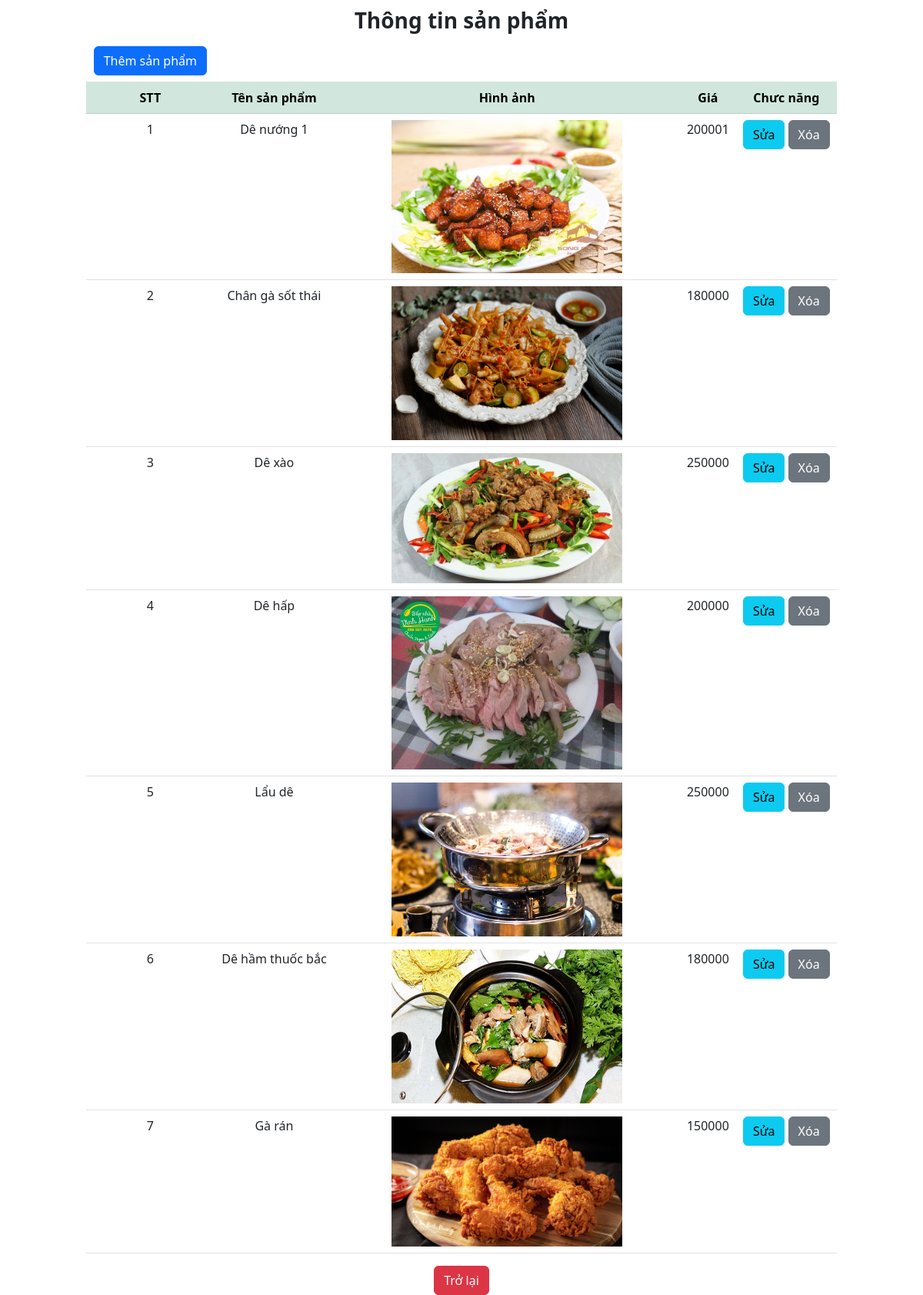
The page /admin1.php on the database its author committed.
### tables this page shows
CREATE TABLE `monan` (
  `ID` int(10) NOT NULL,
  `tenMon` text DEFAULT NULL,
  `hinhAnh` varchar(100) NOT NULL,
  `mota` varchar(200) NOT NULL,
  `giaMon` float DEFAULT NULL
);

### admin1.php (the view, shortened to what this page needs)
<!DOCTYPE html>
<html lang="en">
<head>
  <link href="https://cdn.jsdelivr.net/npm/bootstrap@5.2.3/dist/css/bootstrap.min.css" rel="stylesheet">
</head>
<body>
  <?php
        include("connectDataBase.php");
    ?>
    <div>
<div class="col-10 container text-center" style="margin-top: 10px;" >
    <h3 class="contaire fw-bold text-center">Thông tin sản phẩm</h3>
  <table class="table mt-1">
    <thead>
      <tr>
        <td><a href="themsanpham.html"><button class="btn btn-primary"><i class="fa-solid fa-plus"></i> Thêm sản phẩm</button></a></td>
      </tr>
      <tr class="table-success">
            <th>STT</th>
            <th>Tên sản phẩm</th>
            <th class="text-center">Hình ảnh</th>
            <th class="text-center">Giá</th>
            <th colspan="2" class="text-center">Chưc năng</th>
      </tr>
      </thead>
      <tbody>
      <?php
            $sql="SELECT * from monan ";
            $rs = mysqli_query($con,$sql);
            $count=0;
            while($row=mysqli_fetch_assoc($rs)){
            $count++;
        ?>
        <tr>
            <td><?=$count?></td>
            <td><?=$row['tenMon']?></td>
            <td style="width: 450px;" align="center"><img src="user/image/<?=$row['hinhAnh']?>" width="300px"></td>
            <td class="text-center"><?=$row['giaMon']?></td>
            <td colspan="2" class="text-center">
              <a href="editmonaniterface1.php?id=<?=$row['ID']?>&tenMon=<?=$row['tenMon']?>&hinhAnh=<?=$row['hinhAnh']?>&gia=<?=$row['giaMon']?>&mota=<?=$row['mota']?>" ><button type="button" class="btn btn-info">Sửa <i class="fa-solid fa-pen-to-square"></i></button></a>
              <button class="btn btn-secondary" type="button" onclick="xoa('<?=$row['ID']?>')">Xóa <i class="fa-solid fa-delete-left"></i></button></td>
        </tr>
        <?php
        }
        ?>
      </tbody>
  </table>
  <a href="trangchuAdmin1.php"><button class="btn btn-danger"><i class="fa-solid fa-backward"></i> Trở lại</button></a>
</div>
</div>
</body>
</html>

### rows shown on the page
monan: tenMon "Dê nướng 1", hinhAnh (picture), giaMon "200001"
monan: tenMon "Chân gà sốt thái", hinhAnh (picture), giaMon "180000"
monan: tenMon "Dê xào", hinhAnh (picture), giaMon "250000"
monan: tenMon "Dê hấp", hinhAnh (picture), giaMon "200000"
monan: tenMon "Lẩu dê", hinhAnh (picture), giaMon "250000"
monan: tenMon "Dê hầm thuốc bắc", hinhAnh (picture), giaMon "180000"
monan: tenMon "Gà rán", hinhAnh (picture), giaMon "150000"
